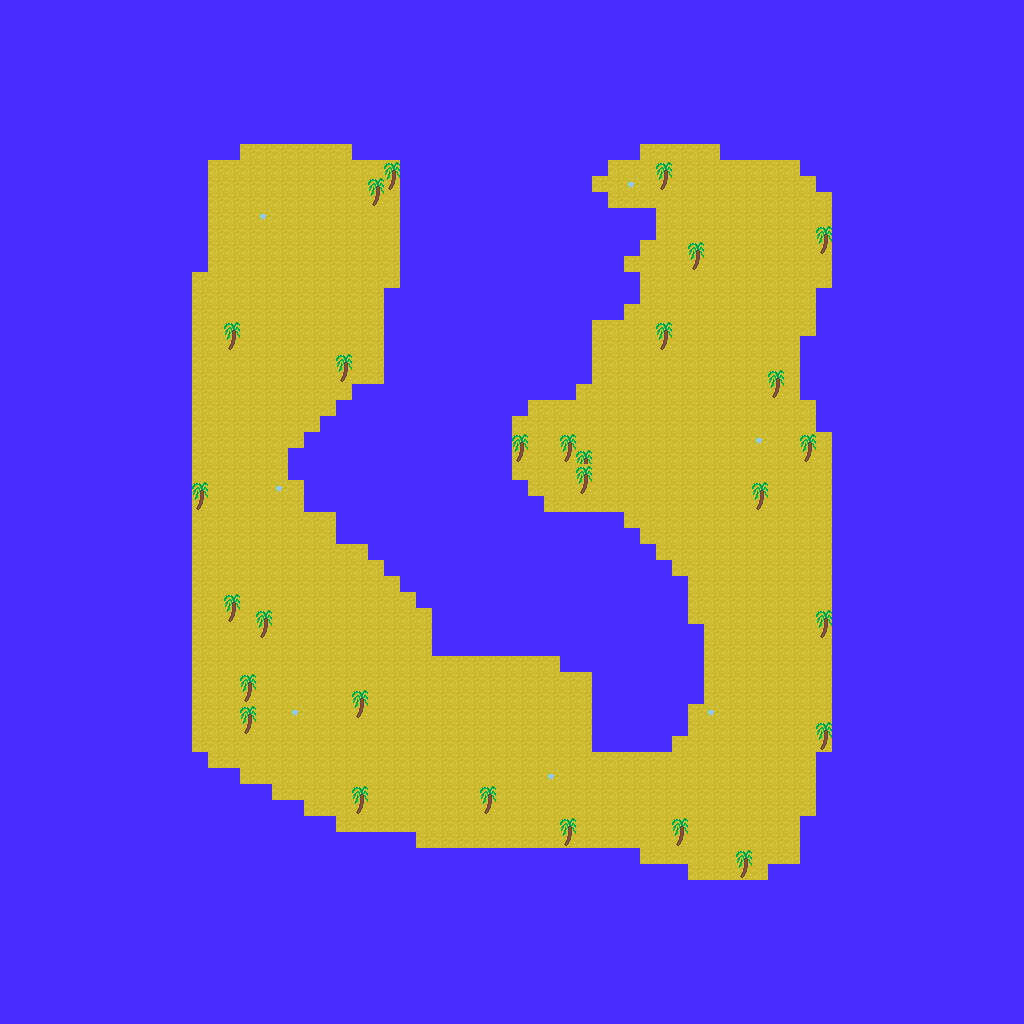

Tiled map render using the project's own tile images. Description and the map definition, with tile-layer contents summarised, below:
An orthogonal 64x64 tile map with 16x16 px tiles, 3 tile layers (Walkable Layer, Collision Layer, Water Layer) and 15 objects (6x CRAB, 3x YELLOW_SLIME, 3x CHEST, START, YELLOW_PORTAL, ...).

<map version="1.2" tiledversion="1.2.3536" orientation="orthogonal" renderorder="right-down" width="64" height="64" tilewidth="16" tileheight="16" infinite="0" nextlayerid="7" nextobjectid="35">
 <tileset firstgid="1" source="THUNDERLANDS.tsx" />
 <layer id="1" name="Walkable Layer" width="64" height="64">
  <data>[4096 cells, 1174 non-empty, 2 distinct tile ids]</data>
 </layer>
 <layer id="4" name="Collision Layer" width="64" height="64">
  <data>[4096 cells, 55 non-empty, 2 distinct tile ids]</data>
 </layer>
 <objectgroup id="5" name="Object Layer">
  <object id="1" name="START" x="286" y="216.958" width="26" height="24.75" />
  <object id="2" name="YELLOW_PORTAL" x="285" y="265.208" />
  <object id="3" name="CASTLE" type="TELEPORTER" x="283.5" y="268.208">
   <properties>
    <property name="ID" type="int" value="1020" />
   </properties>
  </object>
  <object id="23" name="YELLOW_SLIME" x="244" y="406.667" />
  <object id="24" name="YELLOW_SLIME" x="335.333" y="633.333" />
  <object id="25" name="YELLOW_SLIME" x="742.667" y="782.667" />
  <object id="26" name="CRAB" x="247" y="554" />
  <object id="27" name="CRAB" x="482" y="724" />
  <object id="28" name="CRAB" x="404" y="761" />
  <object id="29" name="CRAB" x="759.333" y="581.333" />
  <object id="30" name="CRAB" x="707.333" y="503.333" />
  <object id="31" name="CRAB" x="722" y="335" />
  <object id="32" name="CHEST" x="757" y="222" />
  <object id="33" name="CHEST" x="754" y="818" />
  <object id="34" name="CHEST" x="528" y="676" />
 </objectgroup>
 <layer id="6" name="Water Layer" width="64" height="64">
  <data>[4096 cells, 2922 non-empty, 1 distinct tile ids]</data>
 </layer>
</map>
